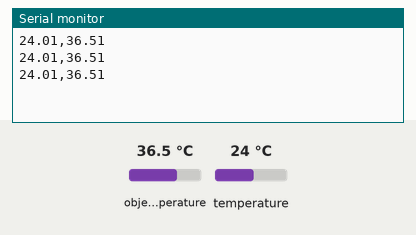
Recording of a sketch running on a simulated Arduino Uno, built with avr-gcc and run on an emulated ATmega328P. Shown: the last lines printed to the serial monitor. Inputs (shaded band) come from the test bench; at power-on: object temperature 36.5 °C, temperature 24 °C.

Above: at 1.3 s.
1.4 s: object temperature set to 20 °C
At 1.9 s:
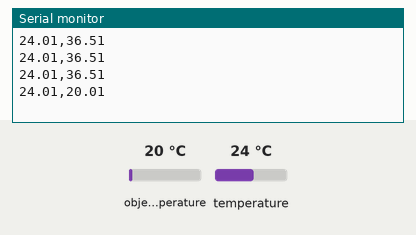
2.9 s: temperature set to 12 °C
At 3.4 s:
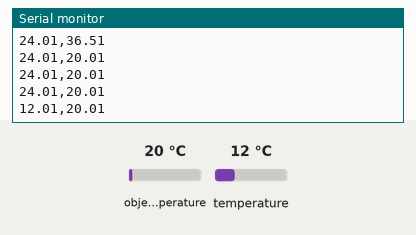
4.4 s: object temperature set to 26 °C
At 4.9 s:
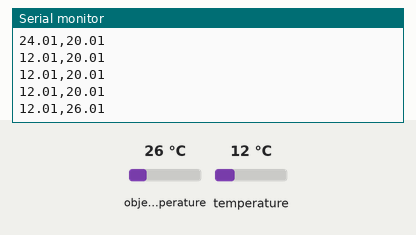
Timing chart, 0 to 7.4 s (numbered marks = the images above; inputs shaded):
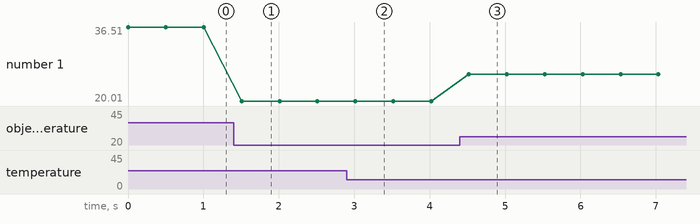

The sketch:

mlxtest1.ino
```cpp
#include <Wire.h>
#include <Adafruit_MLX90614.h>
Adafruit_MLX90614 mlx = Adafruit_MLX90614();
void setup() {
  Serial.begin(9600);
  mlx.begin(); }
void loop() {
  Serial.print(mlx.readAmbientTempC());
  Serial.print(',');
  Serial.println(mlx.readObjectTempC());
  delay(500);}
```

Measured:
- after the input at 1.4 s, the serial monitor: prints a new line after 0.11 s (image 1)
- after the input at 2.9 s, the serial monitor: prints a new line after 0.12 s (image 2)
- after the input at 4.4 s, the serial monitor: prints a new line after 0.12 s (image 3)
- plotted number 1: 36.51 → 20.01 after the input at 1.4 s, 20.01 → 26.01 after the input at 4.4 s
